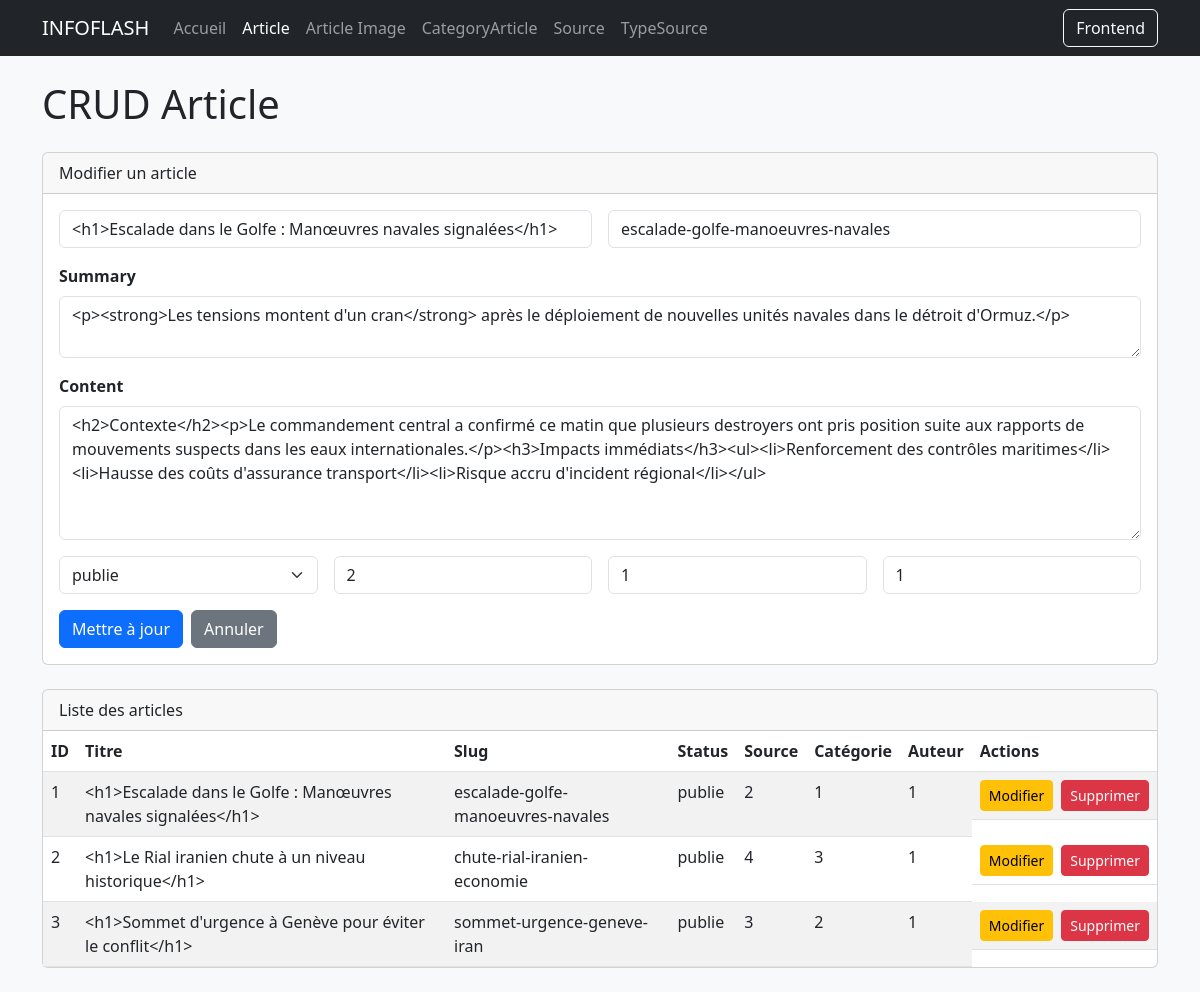
Screenshot of /backoffice/pages/Article.php?edit=1 with the database file from the repository.
### tables this page shows
CREATE TABLE article (
    id INT PRIMARY KEY AUTO_INCREMENT,
    title VARCHAR(255) NOT NULL,
    slug VARCHAR(255) NOT NULL UNIQUE,  
    summary TEXT,  
    content LONGTEXT NOT NULL,
    status ENUM('brouillon', 'publie', 'archive') DEFAULT 'brouillon',
    source_id INT,
    category_id INT,
    user_id INT,  
    created_at TIMESTAMP DEFAULT CURRENT_TIMESTAMP,
    updated_at TIMESTAMP DEFAULT CURRENT_TIMESTAMP ON UPDATE CURRENT_TIMESTAMP,
    FOREIGN KEY (source_id) REFERENCES source(id) ON DELETE SET NULL,
    FOREIGN KEY (category_id) REFERENCES category_article(id) ON DELETE SET NULL,
    FOREIGN KEY (user_id) REFERENCES user(id) ON DELETE SET NULL
);

### backoffice/controllers/Article.php (called while the page is built, shortened)
<?php
include_once __DIR__ . '/../models/Article.php';
$error = $_GET['err'] ?? '';
$items = [];
try {
	$conn = getConnection();
	$stmt = $conn->prepare("SELECT * FROM article");
	$stmt->execute();
	$items = $stmt->get_result()->fetch_all(MYSQLI_ASSOC);
} catch (Throwable $exception) {
	if (empty($error)) {
		$error = $exception->getMessage();
	}
}
if (isset($_GET['edit'])) {
	$id = (int) $_GET['edit'];
	foreach ($items as $item) {
		if ((int) $item['id'] === $id) {
			$editItem = $item;
			break;
		}
	}
}

### backoffice/pages/Article.php (the view, shortened to what this page needs)
<?php
include_once '../controllers/Article.php';
function e($value) {
	return htmlspecialchars((string) $value, ENT_QUOTES, 'UTF-8');
}
$isEdit = $editItem !== null;
?>
<!DOCTYPE html>
<html lang="fr">
<head>
	<link href="https://cdn.jsdelivr.net/npm/bootstrap@5.3.0/dist/css/bootstrap.min.css" rel="stylesheet">
</head>
<body class="bg-light">
<nav class="navbar navbar-expand-lg navbar-dark bg-dark sticky-top">
	<div class="container">
		<a class="navbar-brand" href="index">INFOFLASH</a>
		<div class="collapse navbar-collapse" id="navbarNav">
			<ul class="navbar-nav me-auto">
				<li class="nav-item"><a class="nav-link" href="index">Accueil</a></li>
				<li class="nav-item"><a class="nav-link active" href="article">Article</a></li>
				<li class="nav-item"><a class="nav-link" href="article-image">Article Image</a></li>
				<li class="nav-item"><a class="nav-link" href="category-article">CategoryArticle</a></li>
				<li class="nav-item"><a class="nav-link" href="source">Source</a></li>
				<li class="nav-item"><a class="nav-link" href="type-source">TypeSource</a></li>
			</ul>
			<a href="../../frontoffice/" class="btn btn-outline-light">Frontend</a>
		</div>
	</div>
</nav>
<div class="container py-4">
	<h1 class="mb-4">CRUD Article</h1>
	<div class="card mb-4">
		<div class="card-header"><?php echo $isEdit ? 'Modifier' : 'Créer'; ?> un article</div>
		<div class="card-body">
			<form method="post" id="article-form">
				<div class="row g-3">
					<div class="col-md-6"><input class="form-control" name="title" placeholder="Title" required value="<?php echo e($editItem['title'] ?? ''); ?>"></div>
					<div class="col-md-6"><input class="form-control" name="slug" placeholder="Slug" required value="<?php echo e($editItem['slug'] ?? ''); ?>"></div>
					<div class="col-md-12">
						<label for="summary-editor" class="form-label fw-semibold">Summary</label>
						<textarea class="form-control" id="summary-editor" name="summary" placeholder="Summary" rows="2"><?php echo e($editItem['summary'] ?? ''); ?></textarea>
					</div>
					<div class="col-md-12">
						<label for="content-editor" class="form-label fw-semibold">Content</label>
						<textarea class="form-control" id="content-editor" name="content" placeholder="Content" rows="5"><?php echo e($editItem['content'] ?? ''); ?></textarea>
					</div>
					<div class="col-md-3">
						<select class="form-select" name="status" required>
							<?php $statusValue = $editItem['status'] ?? 'brouillon'; ?>
							<option value="publie" <?php echo $statusValue === 'publie' ? 'selected' : ''; ?>>publie</option>
						</select>
					</div>
					<div class="col-md-3"><input class="form-control" type="number" name="source_id" placeholder="Source ID" value="<?php echo e($editItem['source_id'] ?? ''); ?>"></div>
					<div class="col-md-3"><input class="form-control" type="number" name="category_id" placeholder="Category ID" value="<?php echo e($editItem['category_id'] ?? ''); ?>"></div>
					<div class="col-md-3"><input class="form-control" type="number" name="user_id" placeholder="User ID" value="<?php echo e($editItem['user_id'] ?? ''); ?>"></div>
				</div>
				<div class="mt-3 d-flex gap-2">
					<button class="btn btn-primary" type="submit"><?php echo $isEdit ? 'Mettre à jour' : 'Créer'; ?></button>
					<?php if ($isEdit): ?><a class="btn btn-secondary" href="article">Annuler</a><?php endif; ?>
				</div>
			</form>
		</div>
	</div>
	<div class="card">
		<div class="card-header">Liste des articles</div>
		<div class="table-responsive">
			<table class="table table-striped table-hover mb-0">
				<thead><tr><th>ID</th><th>Titre</th><th>Slug</th><th>Status</th><th>Source</th><th>Catégorie</th><th>Auteur</th><th>Actions</th></tr></thead>
				<tbody>
				<?php foreach ($items as $item): ?>
					<tr>
						<td><?php echo e($item['id']); ?></td>
						<td><?php echo e($item['title']); ?></td>
						<td><?php echo e($item['slug']); ?></td>
						<td><?php echo e($item['status']); ?></td>
						<td><?php echo e($item['source_id']); ?></td>
						<td><?php echo e($item['category_id']); ?></td>
						<td><?php echo e($item['user_id']); ?></td>
						<td class="d-flex gap-2">
							<a class="btn btn-sm btn-warning" href="?edit=<?php echo e($item['id']); ?>">Modifier</a>
							<form method="post" onsubmit="return confirm('Supprimer cet article ?');">
								<button class="btn btn-sm btn-danger" type="submit">Supprimer</button>
							</form>
						</td>
					</tr>
				<?php endforeach; ?>
				</tbody>
			</table>
		</div>
	</div>
</div>
</body>
</html>

### rows the page displays
article: title "<h1>Escalade dans le Golfe : Manœuvres navales signalées</h1>", slug "escalade-golfe-manoeuvres-navales", summary "<p><strong>Les tensions montent d'un cran</strong> après le déploiement de nouvelles unités navales dans le détroit d'Ormuz.</p>", content "<h2>Contexte</h2><p>Le commandement central a confirmé ce matin que plusieurs destroyers ont pris position suite aux rapports de mouvements suspects dans les eaux internationales.</p><h3>Impacts immédiats</h3><ul><li>Renforcement des contrôles maritimes</li><li>Hausse des coûts d'assurance transport</li><li>Risque accru d'incident régional</li></ul>", status "publie", source_id "2", category_id "1", user_id "1", id "1", source "2", category "1", user "1"
article: id "2", title "<h1>Le Rial iranien chute à un niveau historique</h1>", slug "chute-rial-iranien-economie", status "publie", source "4", category "3", user "1"
article: id "3", title "<h1>Sommet d'urgence à Genève pour éviter le conflit</h1>", slug "sommet-urgence-geneve-iran", status "publie", source "3", category "2", user "1"
